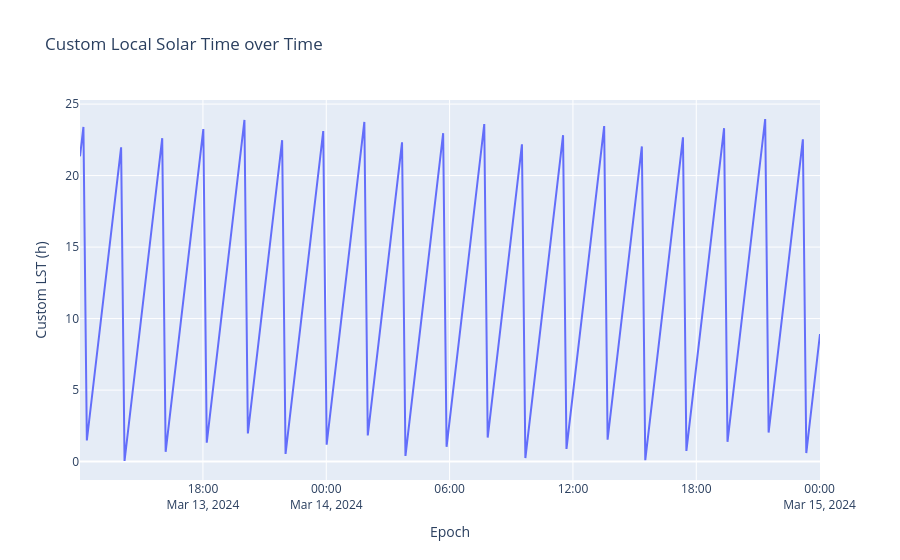

Notebook code for this chart:
### Markdown cell above
Let's visualize the Custom LST vs Time.

### Code cell
fig = px.line(df, x="Epoch", y="Custom LST (h)", title="Custom Local Solar Time over Time")
fig.show()

### Figure 1 — Plotly figure (JSON) as saved in the notebook; plotly's stock layout.template omitted (floating-point values rounded to 4 significant figures; data arrays with more than 128 entries replaced by an {"elided": "..."} marker saying what was removed)
{"data": [{"hovertemplate": "Epoch=%{x}<br>Custom LST (h)=%{y}<extra></extra>", "legendgroup": "", "line": {"color": "#636efa", "dash": "solid"}, "marker": {"symbol": "circle"}, "mode": "lines", "name": "", "orientation": "v", "showlegend": false, "type": "scatter", "x": {"elided": "217 str values"}, "xaxis": "x", "y": {"elided": "217 float values"}, "yaxis": "y"}], "layout": {"legend": {"tracegroupgap": 0}, "title": {"text": "Custom Local Solar Time over Time"}, "xaxis": {"anchor": "y", "domain": [0.0, 1.0], "title": {"text": "Epoch"}}, "yaxis": {"anchor": "x", "domain": [0.0, 1.0], "title": {"text": "Custom LST (h)"}}}}
